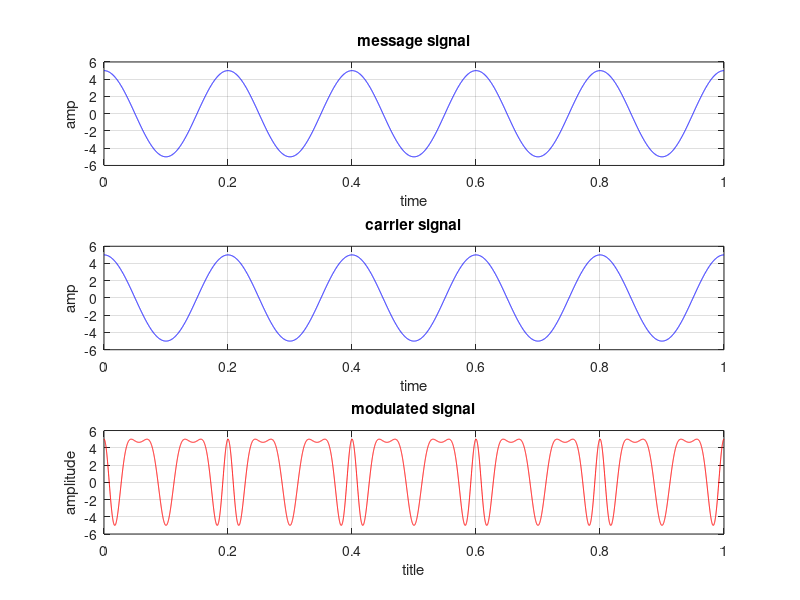

The MATLAB script that drew this image:
clc;
clear all;
close all;
t=0:0.0001:1;
am=input('enter the message signal');
fm=input('enter the frequency of the message signal');
x=am*cos(2*pi*fm*t);
subplot(3,1,1)
plot(t,x,'b')
title('message signal')
xlabel('time')
ylabel('amp')
grid on;

vc=input('enter the amplitude of the carrier wave');
fc=input('enter the frequency of the carrier wave');
c=vc*cos(2*pi*fc*t);
subplot(3,1,2)
plot(t,c,'b')
title('carrier signal')
xlabel('time')
ylabel('amp')
grid on;

mf=input('enter the value of the modulated signal');
sf=vc*cos((2*pi*fc*t)+(mf*sin(2*pi*fm*t)));
subplot(3,1,3)
plot(t,sf,'r')
title('modulated signal')
xlabel('title')
ylabel('amplitude')
grid on;